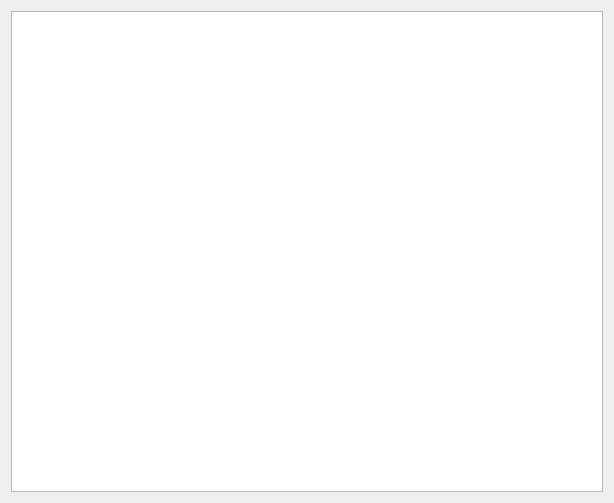
<?xml version="1.0" encoding="UTF-8"?>
<ui version="4.0">
 <class>MainViewerForm</class>
 <widget class="QWidget" name="MainViewerForm">
  <property name="geometry">
   <rect>
    <x>0</x>
    <y>0</y>
    <width>614</width>
    <height>503</height>
   </rect>
  </property>
  <property name="windowTitle">
   <string>Form</string>
  </property>
  <layout class="QHBoxLayout" name="horizontalLayout">
   <item>
    <layout class="QVBoxLayout" name="verticalLayout">
     <item>
      <widget class="QGraphicsView" name="graphicsView"/>
     </item>
    </layout>
   </item>
  </layout>
 </widget>
 <resources/>
 <connections/>
</ui>
